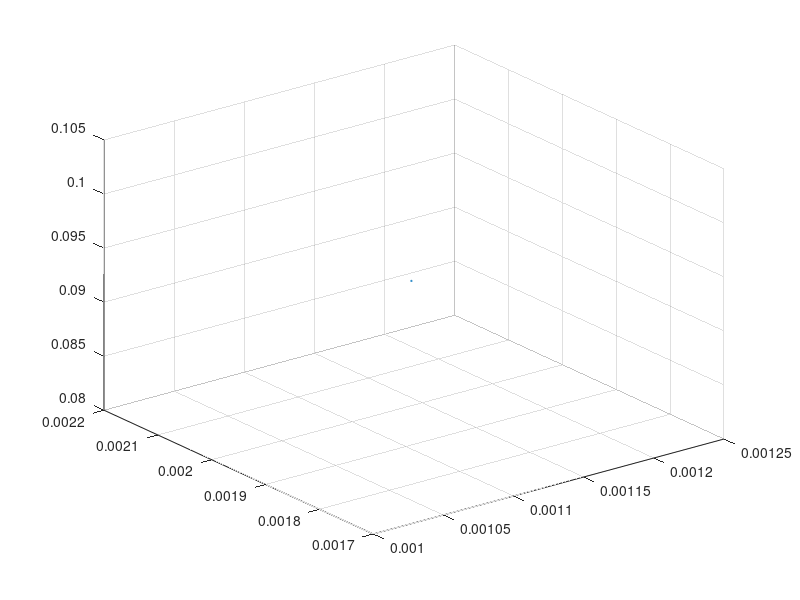

Reproduce this figure in MATLAB.
scatter3(-0.000000, 0.062742, 0.086725, 1);
scatter3(-0.000000, 0.062488, 0.084220, 1);
scatter3(-0.000000, 0.062464, 0.081862, 1);
scatter3(-0.000000, 0.062464, 0.081862, 1);
scatter3(0.000000, 0.062495, 0.077931, 1);
scatter3(-0.000000, 0.062589, 0.073272, 1);
scatter3(0.000824, 0.061765, 0.093000, 1);
scatter3(0.000000, 0.061922, 0.071588, 1);
scatter3(0.000000, 0.058926, 0.061925, 1);
scatter3(0.000000, 0.058061, 0.082908, 1);
scatter3(0.000000, 0.058614, 0.049296, 1);
scatter3(0.000000, 0.058614, 0.049296, 1);
scatter3(0.000000, 0.058457, 0.029925, 1);
scatter3(0.000000, 0.058064, 0.041427, 1);
scatter3(0.000000, 0.058135, 0.015379, 1);
scatter3(0.000000, 0.057417, 0.018864, 1);
scatter3(0.000000, 0.054430, 0.081662, 1);
scatter3(0.000000, 0.054312, 0.084030, 1);
scatter3(0.000000, 0.054312, 0.084030, 1);
scatter3(0.000000, 0.054431, 0.077705, 1);
scatter3(0.000000, 0.054200, 0.086537, 1);
scatter3(0.000000, 0.054200, 0.086537, 1);
scatter3(0.000000, 0.054515, 0.073022, 1);
scatter3(0.086383, 0.057664, 0.093000, 1);
scatter3(0.086383, 0.057664, 0.093000, 1);
scatter3(0.000000, 0.055981, 0.001138, 1);
scatter3(0.077986, 0.056343, 0.093000, 1);
scatter3(0.086444, 0.056203, 0.093000, 1);
scatter3(0.096466, 0.056440, 0.093000, 1);
scatter3(0.000000, 0.054480, 0.003081, 1);
scatter3(0.000000, 0.053265, 0.017883, 1);
scatter3(-0.000000, 0.052574, 0.012427, 1);
scatter3(-0.000000, 0.052372, 0.015819, 1);
scatter3(0.075197, 0.053315, 0.093000, 1);
scatter3(0.000000, 0.052271, 0.001022, 1);
scatter3(-0.000000, 0.050085, 0.015673, 1);
scatter3(0.079042, 0.051021, 0.093000, 1);
scatter3(0.079042, 0.051021, 0.093000, 1);
scatter3(0.085065, 0.050916, 0.093000, 1);
scatter3(0.152425, 0.052922, 0.093000, 1);
scatter3(-0.000000, 0.049441, 0.015593, 1);
scatter3(-0.000000, 0.049441, 0.015593, 1);
scatter3(0.091253, 0.050585, 0.093000, 1);
scatter3(0.058796, 0.049017, 0.093000, 1);
scatter3(0.085208, 0.049501, 0.093000, 1);
scatter3(0.000000, 0.047068, 0.008273, 1);
scatter3(0.079535, 0.046405, 0.093000, 1);
scatter3(0.079535, 0.046405, 0.093000, 1);
scatter3(0.000000, 0.045461, 0.015180, 1);
scatter3(0.093981, 0.046448, 0.093000, 1);
scatter3(0.000000, 0.045309, 0.018296, 1);
scatter3(0.074111, 0.045907, 0.093000, 1);
scatter3(0.000000, 0.045399, 0.010662, 1);
scatter3(0.000000, 0.045399, 0.010662, 1);
scatter3(0.078006, 0.045074, 0.093000, 1);
scatter3(0.083075, 0.045129, 0.093000, 1);
scatter3(-0.000000, 0.043606, 0.015946, 1);
scatter3(-0.000000, 0.043606, 0.015946, 1);
scatter3(0.080263, 0.044163, 0.093000, 1);
scatter3(0.080263, 0.044163, 0.093000, 1);
scatter3(0.080263, 0.044163, 0.093000, 1);
scatter3(0.086138, 0.044063, 0.093000, 1);
scatter3(0.075696, 0.043694, 0.093000, 1);
scatter3(0.075760, 0.043637, 0.093000, 1);
scatter3(0.075760, 0.043637, 0.093000, 1);
scatter3(0.082694, 0.043288, 0.093000, 1);
scatter3(0.082694, 0.043288, 0.093000, 1);
scatter3(-0.000000, 0.041410, 0.016523, 1);
scatter3(0.098028, 0.042075, 0.093000, 1);
scatter3(0.163773, 0.042614, 0.093000, 1);
scatter3(0.163773, 0.042614, 0.093000, 1);
scatter3(0.087659, 0.040501, 0.093000, 1);
scatter3(0.089891, 0.040487, 0.093000, 1);
scatter3(0.091387, 0.040496, 0.093000, 1);
scatter3(0.091387, 0.040496, 0.093000, 1);
scatter3(0.084331, 0.040192, 0.093000, 1);
scatter3(0.080374, 0.039820, 0.093000, 1);
scatter3(0.080374, 0.039820, 0.093000, 1);
scatter3(0.077398, 0.039487, 0.093000, 1);
scatter3(0.000000, 0.038936, 0.005594, 1);
scatter3(0.000000, 0.038936, 0.005594, 1);
scatter3(0.075582, 0.038792, 0.093000, 1);
scatter3(0.075582, 0.038792, 0.093000, 1);
scatter3(0.075582, 0.038792, 0.093000, 1);
scatter3(0.098626, 0.039046, 0.093000, 1);
scatter3(0.000000, 0.038582, 0.019815, 1);
scatter3(0.000000, 0.038582, 0.019815, 1);
scatter3(0.163884, 0.038994, 0.093000, 1);
scatter3(0.163884, 0.038994, 0.093000, 1);
scatter3(0.067356, 0.037122, 0.093000, 1);
scatter3(0.076839, 0.036453, 0.093000, 1);
scatter3(0.164186, 0.037116, 0.093000, 1);
scatter3(0.097765, 0.036455, 0.093000, 1);
scatter3(0.000000, 0.036490, 0.002263, 1);
scatter3(0.000000, 0.035413, 0.019885, 1);
scatter3(0.052542, 0.034678, 0.093000, 1);
scatter3(0.164114, 0.034347, 0.093000, 1);
scatter3(0.164114, 0.034347, 0.093000, 1);
scatter3(0.111122, 0.032598, 0.093000, 1);
scatter3(0.086875, 0.032220, 0.093000, 1);
scatter3(0.164159, 0.030372, 0.093000, 1);
scatter3(0.164159, 0.030372, 0.093000, 1);
scatter3(0.164159, 0.030372, 0.093000, 1);
scatter3(-0.000000, 0.029578, 0.045611, 1);
scatter3(0.078018, 0.029062, 0.093000, 1);
scatter3(0.078018, 0.029062, 0.093000, 1);
scatter3(0.078018, 0.029062, 0.093000, 1);
scatter3(0.057445, 0.029067, 0.093000, 1);
scatter3(0.000000, 0.029410, 0.052117, 1);
scatter3(0.000000, 0.029410, 0.052117, 1);
scatter3(0.000000, 0.029445, 0.033459, 1);
scatter3(-0.000000, 0.029209, 0.056622, 1);
scatter3(0.000000, 0.029208, 0.054671, 1);
scatter3(0.164119, 0.027976, 0.093000, 1);
scatter3(0.164119, 0.027976, 0.093000, 1);
scatter3(0.000000, 0.028653, 0.055561, 1);
scatter3(0.000000, 0.028764, 0.027656, 1);
scatter3(0.000000, 0.028764, 0.027656, 1);
scatter3(-0.000000, 0.028688, 0.031192, 1);
scatter3(-0.000000, 0.028580, 0.042424, 1);
scatter3(-0.000000, 0.028580, 0.042424, 1);
scatter3(0.000000, 0.028373, 0.060142, 1);
scatter3(0.000000, 0.028373, 0.060142, 1);
scatter3(0.000000, 0.028253, 0.071731, 1);
scatter3(0.000000, 0.028236, 0.066725, 1);
scatter3(0.000000, 0.028279, 0.040600, 1);
scatter3(0.000000, 0.027937, 0.038488, 1);
scatter3(0.000000, 0.027937, 0.038488, 1);
scatter3(0.000000, 0.027854, 0.048251, 1);
scatter3(0.000000, 0.027845, 0.044599, 1);
scatter3(0.000000, 0.027845, 0.044599, 1);
scatter3(0.105347, 0.026827, 0.093000, 1);
scatter3(0.009917, 0.027277, 0.093000, 1);
scatter3(0.000000, 0.027444, 0.060926, 1);
scatter3(-0.000000, 0.027383, 0.067993, 1);
scatter3(0.100572, 0.026581, 0.093000, 1);
scatter3(0.062355, 0.026771, 0.093000, 1);
scatter3(0.110949, 0.026276, 0.093000, 1);
scatter3(0.110949, 0.026276, 0.093000, 1);
scatter3(0.094880, 0.026231, 0.093000, 1);
scatter3(0.164305, 0.025468, 0.093000, 1);
scatter3(0.164305, 0.025468, 0.093000, 1);
scatter3(0.164305, 0.025468, 0.093000, 1);
scatter3(-0.000000, 0.026825, 0.033414, 1);
scatter3(0.000000, 0.026409, 0.040017, 1);
scatter3(0.000000, 0.026409, 0.040017, 1);
scatter3(0.000000, 0.026409, 0.040017, 1);
scatter3(0.164673, 0.023674, 0.093000, 1);
scatter3(0.078124, 0.024257, 0.093000, 1);
scatter3(0.078124, 0.024257, 0.093000, 1);
scatter3(0.072616, 0.024165, 0.093000, 1);
scatter3(0.072616, 0.024165, 0.093000, 1);
scatter3(0.072616, 0.024165, 0.093000, 1);
scatter3(0.072616, 0.024165, 0.093000, 1);
scatter3(0.000000, 0.024940, 0.018702, 1);
scatter3(0.057227, 0.024118, 0.093000, 1);
scatter3(0.057227, 0.024118, 0.093000, 1);
scatter3(0.057227, 0.024118, 0.093000, 1);
scatter3(0.057227, 0.024118, 0.093000, 1);
scatter3(-0.000000, 0.024348, 0.074804, 1);
scatter3(-0.000000, 0.024348, 0.074804, 1);
scatter3(0.163169, 0.021165, 0.093000, 1);
scatter3(0.065181, 0.022143, 0.093000, 1);
scatter3(0.065181, 0.022143, 0.093000, 1);
scatter3(0.134769, 0.019702, 0.093000, 1);
scatter3(0.134769, 0.019702, 0.093000, 1);
scatter3(0.142324, 0.019129, 0.093000, 1);
scatter3(0.000000, 0.021008, 0.037610, 1);
scatter3(0.000000, 0.021004, 0.049726, 1);
scatter3(0.000000, 0.020956, 0.055386, 1);
scatter3(0.000000, 0.020885, 0.044702, 1);
scatter3(0.000000, 0.020885, 0.044702, 1);
scatter3(-0.000000, 0.020792, 0.040584, 1);
scatter3(-0.000000, 0.020758, 0.031574, 1);
scatter3(-0.000000, 0.020758, 0.031574, 1);
scatter3(-0.000000, 0.020656, 0.062845, 1);
scatter3(-0.000000, 0.020656, 0.062845, 1);
scatter3(-0.000000, 0.020619, 0.058675, 1);
scatter3(-0.000000, 0.020619, 0.058675, 1);
scatter3(0.000000, 0.020429, 0.034836, 1);
scatter3(0.000000, 0.020257, 0.033016, 1);
scatter3(0.000000, 0.020154, 0.042492, 1);
scatter3(0.000000, 0.019946, 0.060545, 1);
scatter3(0.000000, 0.019911, 0.048700, 1);
scatter3(-0.000000, 0.019857, 0.054366, 1);
scatter3(0.000000, 0.018911, 0.043581, 1);
scatter3(0.000000, 0.018921, 0.056842, 1);
scatter3(0.000000, 0.018893, 0.045603, 1);
scatter3(0.000000, 0.018886, 0.050857, 1);
scatter3(0.000000, 0.018830, 0.041520, 1);
scatter3(0.000000, 0.018608, 0.059628, 1);
scatter3(-0.000000, 0.018333, 0.039217, 1);
scatter3(-0.000000, 0.018130, 0.042622, 1);
scatter3(0.133246, 0.014922, 0.093000, 1);
scatter3(0.133246, 0.014922, 0.093000, 1);
scatter3(0.000000, 0.017944, 0.060739, 1);
scatter3(-0.000000, 0.017859, 0.042111, 1);
scatter3(0.139716, 0.014558, 0.093000, 1);
scatter3(0.000000, 0.017661, 0.045606, 1);
scatter3(0.000000, 0.017419, 0.032083, 1);
scatter3(0.000000, 0.017412, 0.051917, 1);
scatter3(0.000000, 0.017255, 0.036706, 1);
scatter3(0.000000, 0.016741, 0.048436, 1);
scatter3(-0.000000, 0.016600, 0.042368, 1);
scatter3(0.000000, 0.016636, 0.062377, 1);
scatter3(0.000000, 0.016387, 0.060465, 1);
scatter3(-0.000000, 0.016266, 0.059212, 1);
scatter3(0.131335, 0.012810, 0.093000, 1);
scatter3(0.130994, 0.012491, 0.093000, 1);
scatter3(0.000000, 0.015685, 0.047587, 1);
scatter3(0.000000, 0.015623, 0.053289, 1);
scatter3(0.000000, 0.015623, 0.053289, 1);
scatter3(-0.000000, 0.013671, 0.039768, 1);
scatter3(0.135435, 0.007648, 0.093000, 1);
scatter3(0.135435, 0.007648, 0.093000, 1);
scatter3(-0.000000, 0.010861, 0.044283, 1);
scatter3(0.000000, 0.010730, 0.055617, 1);
scatter3(0.000000, 0.010730, 0.055617, 1);
scatter3(0.000601, 0.010872, 0.093000, 1);
scatter3(0.000000, 0.010330, 0.033810, 1);
scatter3(0.000000, 0.010330, 0.033810, 1);
scatter3(-0.000000, 0.010355, 0.046161, 1);
scatter3(-0.000000, 0.010355, 0.046161, 1);
scatter3(-0.000000, 0.010408, 0.060820, 1);
scatter3(-0.000000, 0.010408, 0.060820, 1);
scatter3(0.000000, 0.010218, 0.057596, 1);
scatter3(0.000000, 0.010218, 0.057596, 1);
scatter3(-0.000000, 0.009999, 0.051051, 1);
scatter3(-0.000000, 0.009999, 0.051051, 1);
scatter3(0.000000, 0.009620, 0.030160, 1);
scatter3(0.000000, 0.009686, 0.044990, 1);
scatter3(0.000000, 0.009014, 0.025952, 1);
scatter3(0.000000, 0.009014, 0.025952, 1);
scatter3(0.000000, 0.009101, 0.056275, 1);
scatter3(0.000000, 0.008798, 0.032661, 1);
scatter3(0.000000, 0.008575, 0.044064, 1);
scatter3(-0.000000, 0.008296, 0.049863, 1);
scatter3(0.000000, 0.008223, 0.052405, 1);
scatter3(-0.000000, 0.008112, 0.054153, 1);
scatter3(-0.000000, 0.007939, 0.048579, 1);
scatter3(-0.000000, 0.007939, 0.048579, 1);
scatter3(0.000000, 0.007799, 0.061178, 1);
scatter3(0.000000, 0.007625, 0.051136, 1);
scatter3(0.000000, 0.007657, 0.057539, 1);
scatter3(0.000000, 0.007168, 0.030826, 1);
scatter3(0.000000, 0.006601, 0.033255, 1);
scatter3(0.000000, 0.006647, 0.063057, 1);
scatter3(-0.000000, 0.006284, 0.056369, 1);
scatter3(-0.000000, 0.005809, 0.029559, 1);
scatter3(0.000000, 0.005865, 0.050955, 1);
scatter3(0.000000, 0.005532, 0.046284, 1);
scatter3(0.000000, 0.005532, 0.046284, 1);
scatter3(-0.000000, 0.005470, 0.052485, 1);
scatter3(-0.000000, 0.005470, 0.052485, 1);
scatter3(0.000954, 0.005886, 0.093000, 1);
scatter3(0.000000, 0.005311, 0.049554, 1);
scatter3(0.000000, 0.005340, 0.057668, 1);
scatter3(0.000000, 0.005083, 0.061288, 1);
scatter3(0.000000, 0.005083, 0.061288, 1);
scatter3(0.000000, 0.004927, 0.055750, 1);
scatter3(0.000000, 0.004927, 0.055750, 1);
scatter3(0.000000, 0.001209, 0.000174, 1);
scatter3(0.001127, 0.001960, 0.093000, 1);
scatter3(0.001127, 0.001960, 0.093000, 1);
hold all
